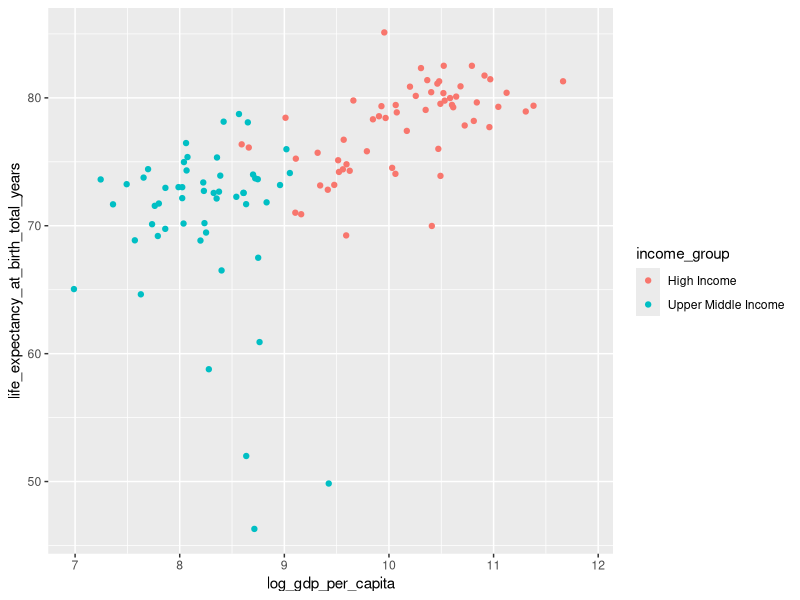

Source code (R):
######################
## Cargar librerías ##
######################
library(readr) # Cargar datos
library(dplyr) # Manejo de datos
library(ggplot2) # Visualizar datos

##################
## Cargar datos ##
##################
datosONU_tidy <- read_csv("../datos/DatosONU_tidy.csv")

################
## Ejercicios ##
################

## Donde vea "***" es donde debe escribir algo

### PARTE I ###

# Observe los valores únicos correspondiente a "income_group"
datosONU_tidy %>% distinct(income_group)

# Genere un nuevo objeto datosONU_tidy_new seleccionando las variables country_name, income_group, year,
# gdp_per_capita_constant_2005_us y life_expectancy_at_birth_total_years
datosONU_tidy_new <- datosONU_tidy %>% 
  select(country_name, income_group, year, gdp_per_capita_constant_2005_us, life_expectancy_at_birth_total_years) 

# Sobreescriba el objeto datosONU_tidy_new filtrando aquellas observaciones con valores de income_group 
# igual a "Upper Middle Income" o "High Income" y año igual a 2007
datosONU_tidy_new <- datosONU_tidy_new %>% 
  filter(income_group %in% c("Upper Middle Income", "High Income"),
         year == 2007) 

# Cree una nueva variable correspondiente al logaritmo de gdp_per_capita_constant_2005_us
datosONU_tidy_new <- datosONU_tidy_new %>% 
  mutate(log_gdp_per_capita = log(gdp_per_capita_constant_2005_us))

# Genere un gráfico de puntos (geom_point) entre log_gdp_per_capita (x) y life_expectancy_at_birth_total_years (y)
# Y permita que los puntos tengan un color distinto según el "income_group" al que pertenezcan
datosONU_tidy_new %>%
  ggplot(aes(x = log_gdp_per_capita, y = life_expectancy_at_birth_total_years, col = income_group)) +
  geom_point()

### PARTE II ###

datosONU_tidy_ej <- datosONU_tidy %>% 
  select(country_name, income_group, region, year, population_total)

# Cambia el nombre de las variables a "pais", "grupo_ingresos", "anio", "total_poblacion". region no lo cambien.
datosONU_tidy_ej <- datosONU_tidy_ej %>% 
  rename(
    "pais" = country_name,
    "grupo ingresos" = income_group,
    "anio" = year,
    "total_poblacion" = population_total
  )

# ¿Cual era la poblacion mundial en 2007? (considerando los países de nuestra base)
datosONU_tidy_ej %>% 
  filter(anio == 2007) %>% 
  summarise(poblacion_mundial = sum(total_poblacion, na.rm = TRUE))

# En un objeto datosONU_tidy_2007_reg guarden el resultado de calcular el total de poblacion por región
# asi como el número de países para cada region
datosONU_tidy_2007_reg <- datosONU_tidy_ej %>% 
  filter(anio == 2007) %>% 
  group_by(region) %>% 
  summarise(poblacion_regional = sum(total_poblacion, na.rm = TRUE),
      n_paises = n())

# Tomando los números recién calculados, creen una nueva columna calculando la población promedio 
# por país para cada región
datosONU_tidy_2007_reg %>% 
  mutate(promedio_pob = poblacion_regional/n_paises)
